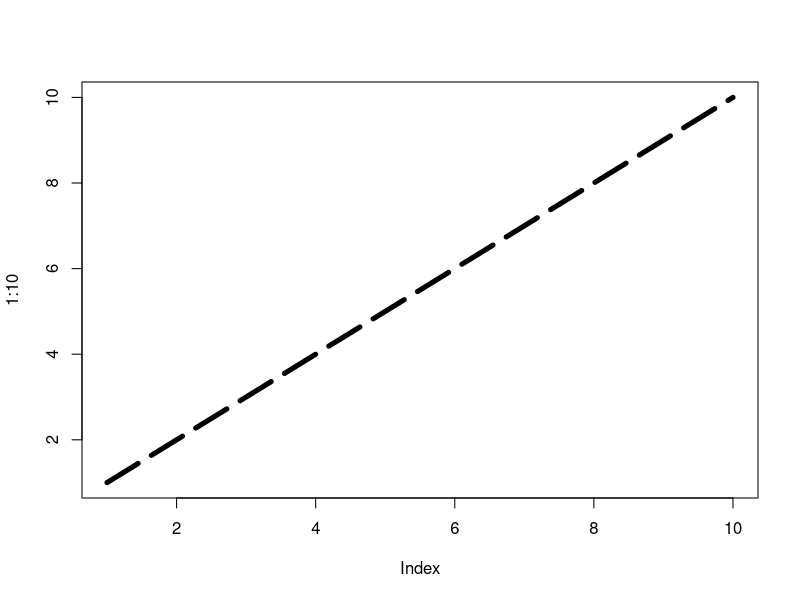

Write the R code that produced this figure.
plot(1:10, type="l", lwd=5, lty=5)
#0 removes the line
#1 displays a solid line
#2 displays a dashed line
#3 displays a dotted line
#4 displays a "dot dashed" line
#5 displays a "long dashed" line
#6 displays a "two dashed" line
